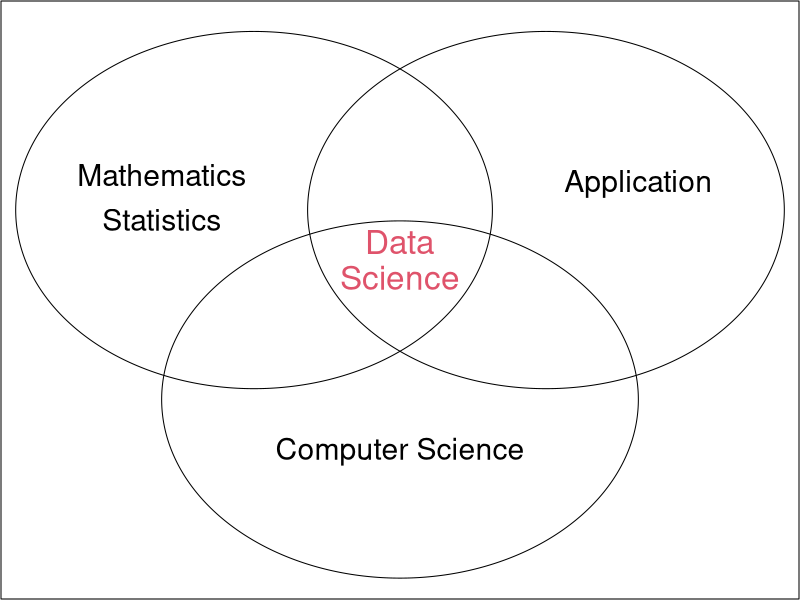

R code for this plot: (Note: this script raises an error after producing the figure.)
## ---- chunk 1
library(MASS, quietly = T, warn.conflicts = F)
circle <- function(x, r) {
    z <- seq(0, 2 * pi, length.out = 1000)
    return(cbind(x[1] + r * cos(z), x[2] + r * sin(z)))
}
par(mai = c(0.01, 0.01, 0.01, 0.01))
plot(circle(x = c(0, -sqrt(2)), r = 2),
    xlab = "", ylab = "",
    xaxt = "n", yaxt = "n", type = "l", xlim = c(-3.1, 3.1),
    ylim = c(-3.4, 2.8)
)
lines(circle(x = sqrt(2) * c(-cos(pi / 6), sin(pi / 6)), r = 2))
lines(circle(x = sqrt(2) * c(cos(pi / 6), sin(pi / 6)), r = 2))
text(label = c("Mathematics"), x = -2, y = 1.1, cex = 1.8)
text(label = c("Statistics"), x = -2, y = 0.6, cex = 1.8)
text(label = c("Computer Science"), x = 0, y = -2, cex = 1.8)
text(label = c("Application"), x = 2, y = 1, cex = 1.8)
text(label = c("Data"), x = 0, y = 0.35, cex = 2.0, col = 2)
text(label = c("Science"), x = 0, y = -0.05, cex = 2.0, col = 2)
## ---- chunk 2
knitr::include_graphics("img/Teaser.png")
